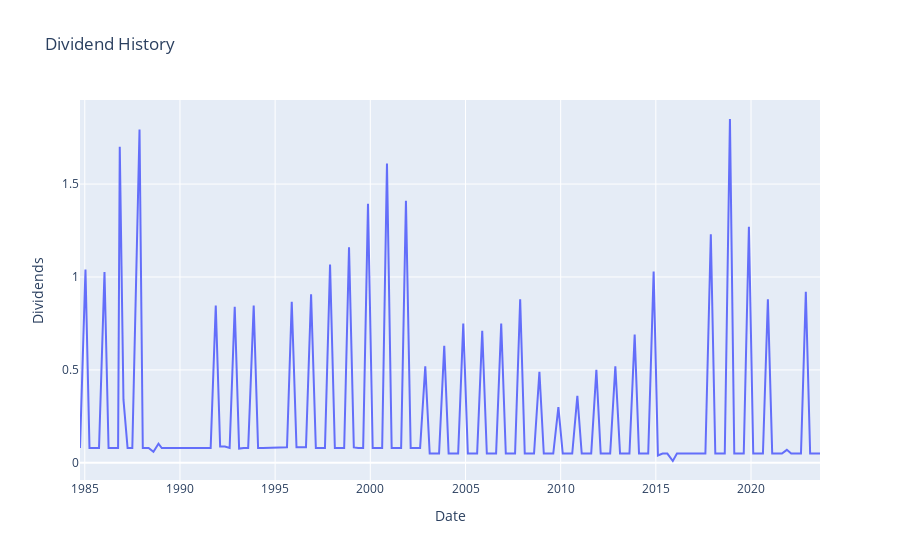

Notebook cell for this chart:
### Code cell
#   plot dividend_data using px.line

fig = px.line(dividend_data, x=dividend_data.index, y="Dividends", title='Dividend History')

fig.show()

### Figure 1 — Plotly figure (JSON) as saved in the notebook; plotly's stock layout.template omitted (floating-point values rounded to 4 significant figures; data arrays with more than 128 entries replaced by an {"elided": "..."} marker saying what was removed)
{"data": [{"hovertemplate": "Date=%{x}<br>Dividends=%{y}<extra></extra>", "legendgroup": "", "line": {"color": "#636efa", "dash": "solid"}, "marker": {"symbol": "circle"}, "mode": "lines", "name": "", "orientation": "v", "showlegend": false, "type": "scatter", "x": {"elided": "157 str values"}, "xaxis": "x", "y": {"elided": "157 float values"}, "yaxis": "y"}], "layout": {"legend": {"tracegroupgap": 0}, "title": {"text": "Dividend History"}, "xaxis": {"anchor": "y", "domain": [0, 1], "title": {"text": "Date"}}, "yaxis": {"anchor": "x", "domain": [0, 1], "title": {"text": "Dividends"}}}}
